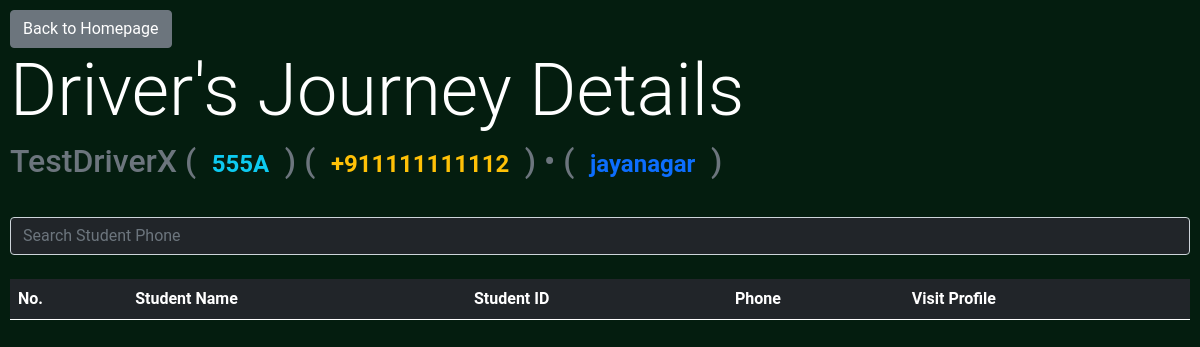
/admin/get_journey_details/1 (signed in), run on an earlier commit of the app's database.
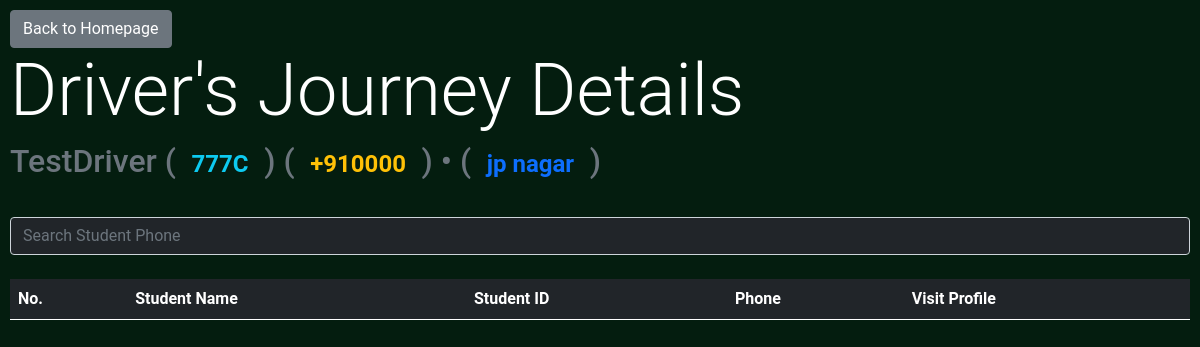
And on a later commit of the database.
### BusManager/models.py (models this page shows, shortened)
class DriverModel(db.Model):
	id = db.Column(db.Integer, primary_key=True)
	name = db.Column(db.String)
	phone = db.Column(db.String)
	bus_number = db.Column(db.String)
	location = db.relationship('LocationModel', secondary=driver_location_association, backref=db.backref('drivers', lazy='dynamic'))
	license_number  = db.Column(db.String)
	experience = db.Column(db.Integer) #Accept in terms of years
	average_rating = db.Column(db.Float) #1-5 Stars (decimal -> resolve in frontend)
	total_ratings = db.Column(db.Integer)
	rating_count = db.Column(db.Integer)
	profile_image = db.Column(db.String) #RawBytes or Hosted Location???
	is_verified = db.Column(db.Boolean)
	phone_verified = db.Column(db.Boolean)
	journeys = db.relationship('JourneyModel', backref='driver')
	timings = db.relationship('TimingModel', secondary=driver_timing_association, backref=db.backref('drivers', lazy='dynamic'))

class LocationModel(db.Model):
	id = db.Column(db.Integer, primary_key=True)
	location_name = db.Column(db.String)

### BusManager/admin/routes.py (the view)
@admin.route('/get_journey_details/<driver_id>')
@login_required
def get_journey_details(driver_id):
	driver = DriverModel.query.filter_by(id=driver_id).first()
	if(not driver): return jsonify({'status':0, 'message':'No Driver Found'})
	students = []
	for journey in driver.journeys:
		if(journey.timestamp.day == datetime.datetime.utcnow().day):
			students.append(journey.student)
	return render_template('journey_details.html', title='Journey Details', students=students, driver=driver)

### BusManager/models.py (called while the page is built)
@login_manager.user_loader
def load_user(user_id):
    return AdminUser.query.get(int(user_id))

### BusManager/templates/journey_details.html (shortened to what this page needs)
{% extends 'bs_layout.html' %}
{% block content %}
<a class="btn btn-secondary" href="{{url_for('admin.admin_home')}}">Back to Homepage</a>
<h1 class='display-2'>Driver's Journey Details</h1>
<h2 class="text-muted">{{driver.name}}
(<span class="badge text-info">{{driver.bus_number}}</span>)
(<span class="badge text-warning">{{driver.phone}}</span>) • (<span class="badge text-primary">{{driver.location[0].location_name}}</span>)</h2>
<br>
<input type="text" id="searchbar" class="form-control bg-dark text-light" placeholder="Search Student Phone" onkeyup="tableFilterer(3)"><br>
<table class="table table-striped table-dark" id="tbl">
  <thead>
    <tr>
    <th scope="col">No.</th>
      <th scope="col">Student Name</th>
	  <th scope="col">Student ID</th>
      <th scope="col">Phone</th>
      <th scope="col">Visit Profile</th>
    </tr>
  </thead>
</table>
{% endblock content %}

What changed in the data, as far as the page shows it:
no longer on this page (row unchanged): LocationModel: location_name "jayanagar"
changed DriverModel: name "TestDriverX" → "TestDriver"; bus_number "555A" → "777C"; phone "+911111111112" → "+910000"
added LocationModel: location_name "jp nagar"
